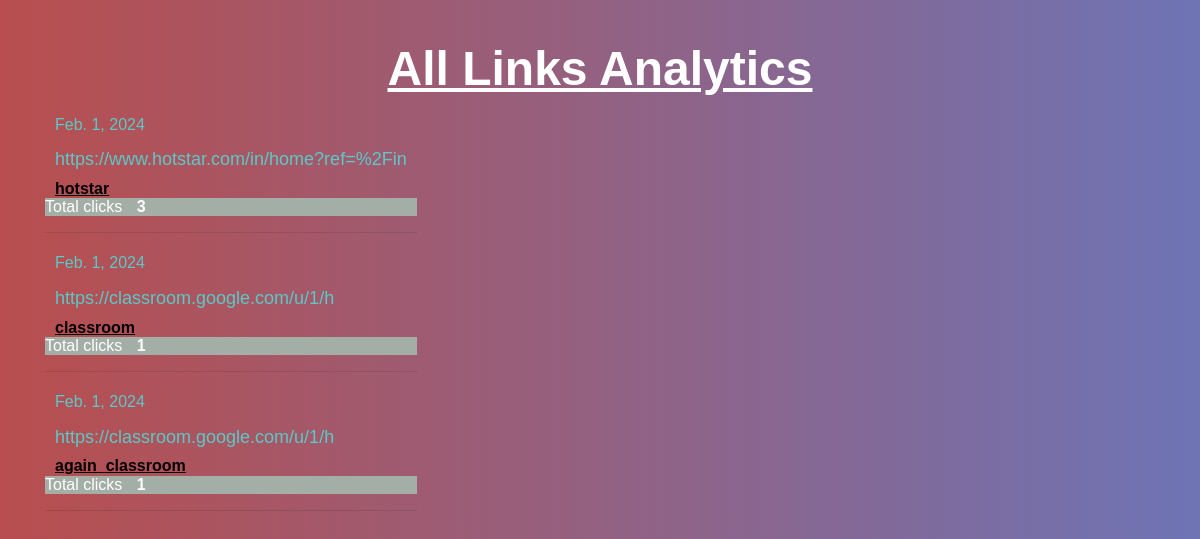
/all-analytics, run on an earlier commit of the app's database.
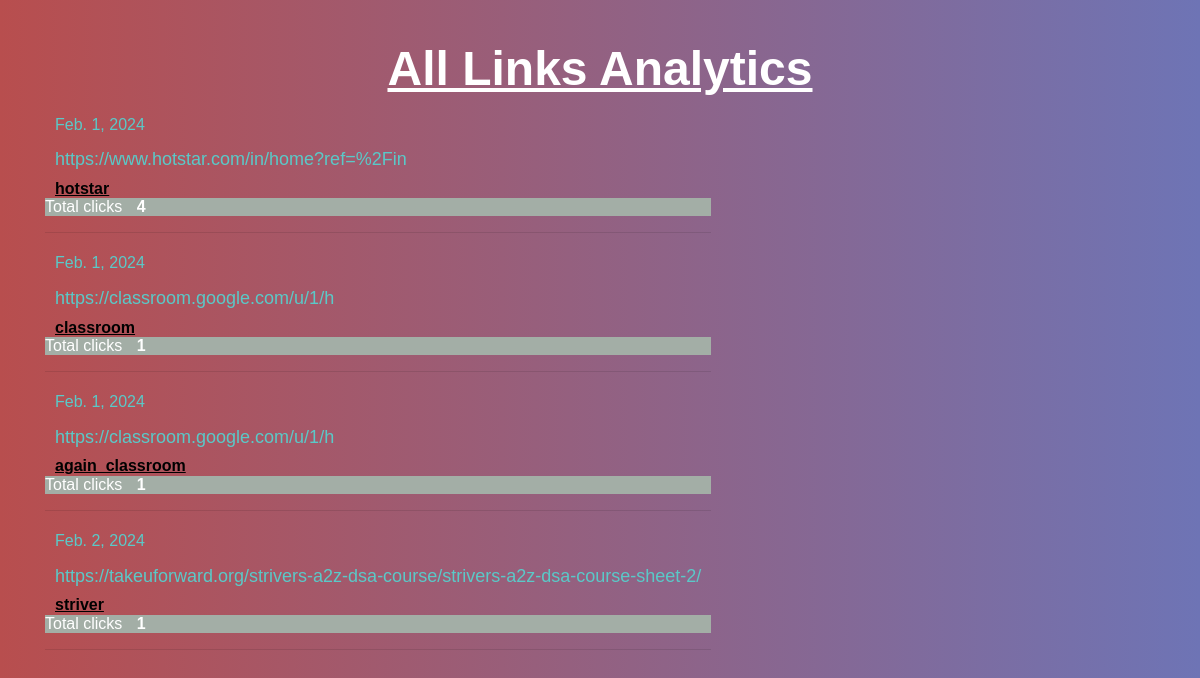
And on a later commit of the database.
### myapp/models.py (models this page shows)
class LongToShort(models.Model):
    long_url = models.URLField(max_length = 500)
    short_url = models.CharField(max_length = 50, unique = True)
    date = models.DateField(auto_now_add = True)
    clicks = models.IntegerField(default = 0)

### myapp/views.py (the view)
# urls.py: path('all-analytics',views.all_analytics),
def all_analytics(request):
    rows = LongToShort.objects.all()
    context = {
        "rows":rows
    }
    return render(request,'all-analytics.html',context)

### myapp/templates/all-analytics.html (shortened to what this page needs)
{% load static %}
<!DOCTYPE html>
<html lang="en" class="">
<head>
	<link rel="stylesheet" href="{% static 'bootstrap.min.css' %}" type="text/css" media="screen">
	<link rel="stylesheet" href="{% static 'style.css' %}" type="text/css" media="screen">
</head>
<body class="pace-done lout_stats30 analictics-back">
	<main id="content" role="main" class="wyniki wyniki_all">
		<div class="container">
			<div class="row">
				<div class="col-12 page_log_in mt-0">
					<h2 class="h1" style="text-align: center;">All Links Analytics</h2>
				</div>
				<div>
				{% for obj in rows %}
					<div class="url_options url_stats_o" id="1">
						<p class="data_link">{{ obj.date }}</p>
						<p class="url_link">
							{{ obj.long_url }}
						</p>
						<p id="link" class="link_element">
							<a href="/{{ obj.short_url }}" class="short_url_l" target="blank">
								{{ obj.short_url }}</a>
						</p>
						<div class="stats_total btn-cutt click_stats btn_norm">
							<div class="click_design">Total clicks <strong class="allClicks">{{ obj.clicks }}</strong></div>
						</div>
					</div>
					<hr/>
					{% endfor %}
				</div>
			</div>
		</div>
	</main>
</body>
</html>

What changed in the data, as far as the page shows it:
changed LongToShort "https://www.hotstar.com/in/home?ref=%2Fin": clicks "3" → "4"
added LongToShort: date "Feb. 2, 2024", long_url "https://takeuforward.org/strivers-a2z-dsa-course/strivers-a2z-dsa-course-sheet-2/", short_url "striver", clicks "1"
